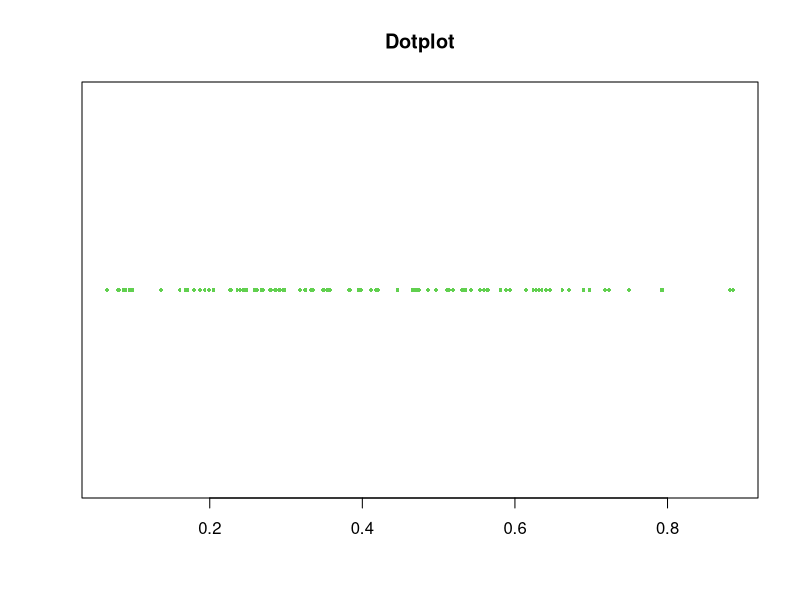
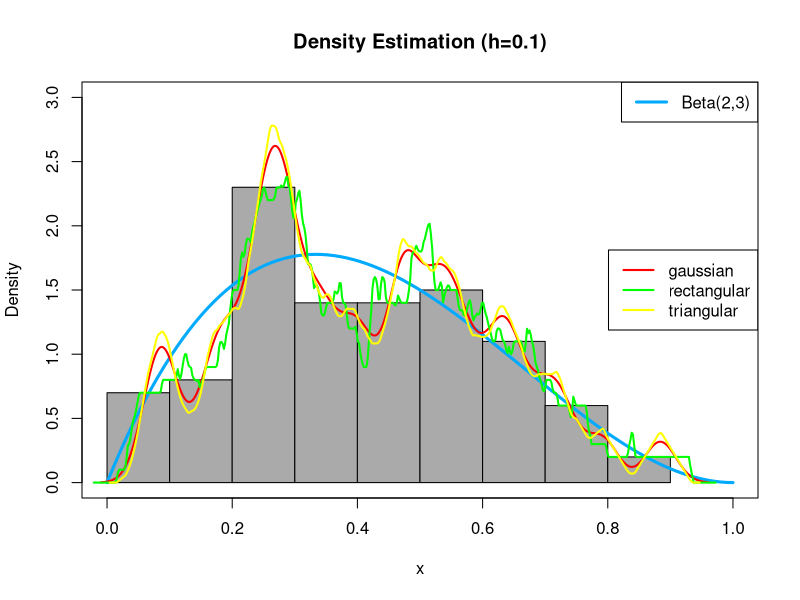
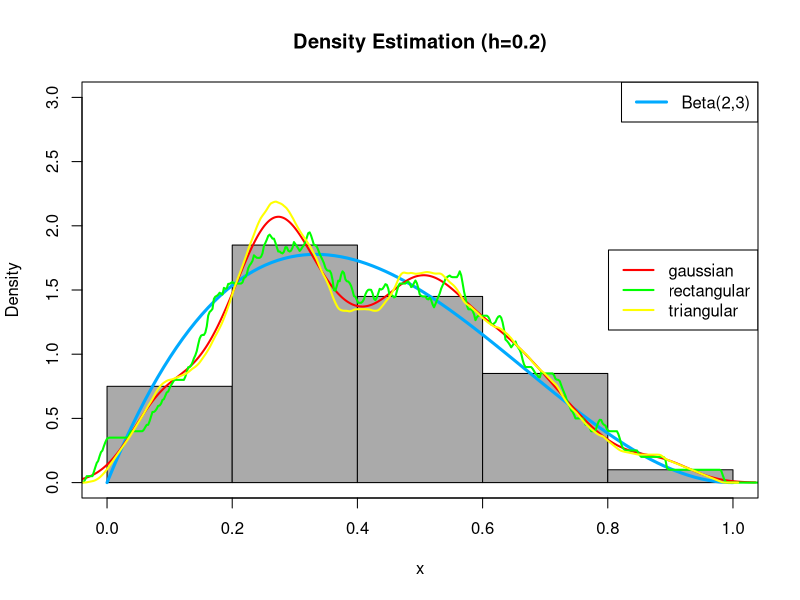
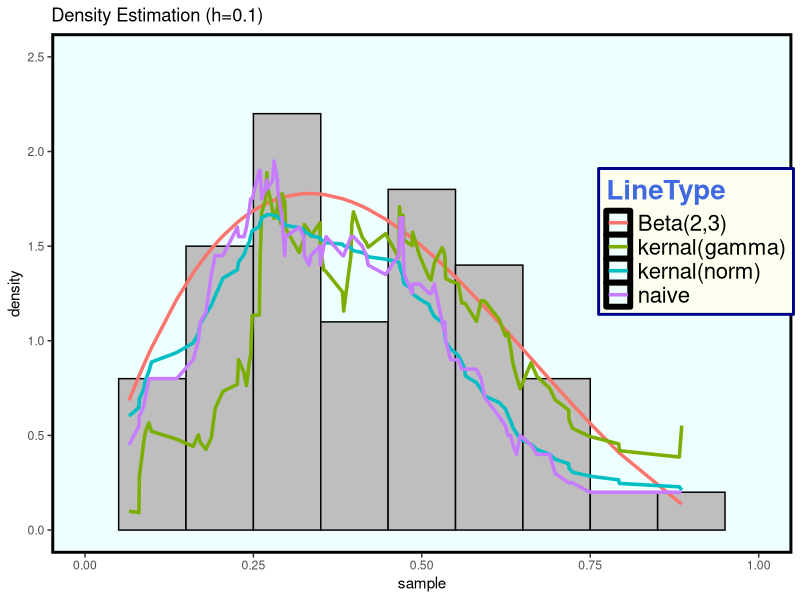
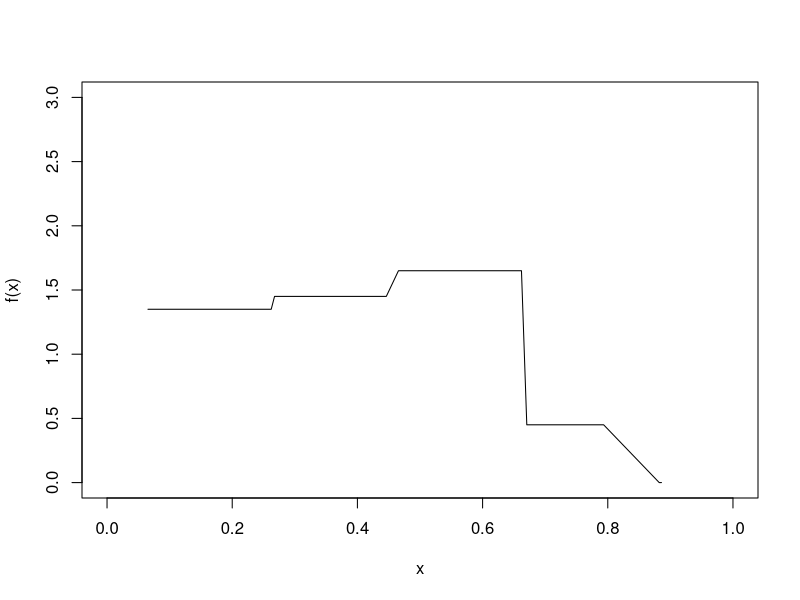
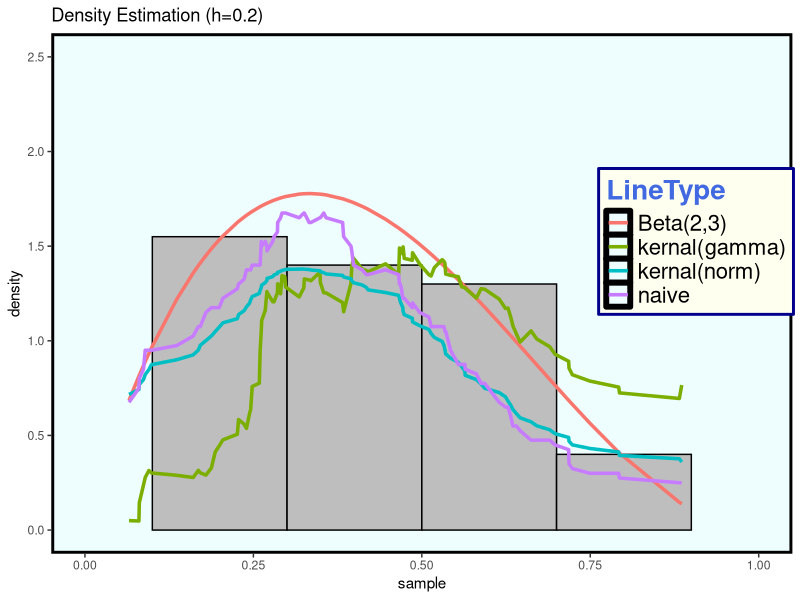

These charts were generated, in order, by the following R code:
## ---- chunk 1
library(dplyr)
options(scipen = 100)
# Question 1
# X ~ Cauchy(0,1)
# 直接算機率
1 - pcauchy(1)
# Cauchy為中心點為0的對稱分佈
# P(X>1)=0.25、P(0<X<1)=0.25
# 接著我們使用下列方法來降低變異數
# 都取1000個theta.hat去估計theta
# Monte-Carlo Integration -------------------------------------------------

N <- 1000
cauchy <- function(x){
  return(1/(pi*(1+x^2)))
}
theta.hat <- NULL
for(i in 1:1000){
  # 從cauchy抽取樣本
  x <- runif(N)
  x <- cauchy(x)
  theta.hat[i]<-mean(x)}
Mc.mean <- mean(theta.hat)
Mc.var <- var(theta.hat)
    
# Hit or miss1 ------------------------------------------------------------

N <- 1000
theta.hat <- NULL
for ( i in 1:1000){
x <- rcauchy(N)
theta.hat[i] <- mean(x > 1)}
Hm1.mean <- mean(theta.hat)
Hm1.var <- var(theta.hat)


# Hit or miss2 ------------------------------------------------------------

N <- 1000
theta.hat = NULL
for(i in 1:1000){
  x <- rcauchy(1000) %>% abs()
  theta.hat[i] <- 0.5*mean(x > 1)
}
Hm2.mean <- mean(theta.hat)
Hm2.var <- var(theta.hat)

# Hit or miss3 ------------------------------------------------------------

N <- 1000
theta.hat <- NULL
cauchy <- function(x){
  return(1/(pi*(1+x^2)))}
for(i in 1:1000){
  x <- runif(N)
  theta.hat[i] <- (1- mean(2*cauchy(x)))/2
  }
Hm3.mean <- mean(theta.hat)
Hm3.var <- var(theta.hat)

# Antithetic Variate ------------------------------------------------------

N <- 1000
AD = NULL
for( i in 1:1000){
    x <- runif(N/2)
    y <- 1 - x
    temp1 <- cauchy(x)
    temp2 <- cauchy(y)
    theta.hat[i] <-0.5 - 0.5*(mean(temp1)+mean(temp2))}
  AV.mean <- mean(theta.hat)
  AV.var <- var(theta.hat)

# 對偶變量
N = 500
theta.hat = NULL
for( i in 1:1000){
x <- runif(N)
y <- 1 - x
temp1 <- cauchy(x)
temp2 <- cauchy(y)
theta.hat[i] <- 0.5 - 0.5*(mean(temp1) + mean(temp2))}
AV.mean <- mean(theta.hat)
AV.var <- var(theta.hat)

# Importance Sampling -----------------------------------------------------

N <- 1000
hes <- function(x){
  return(1/(pi*(1 + x^(-2))))
} 

theta.hat <- NULL
for(i in 1:1000){
  U <- runif(N)
  x <- 1/U
  theta.hat[i] <- mean(hes(x))
}
Is.mean <- mean(theta.hat)
Is.var <- var(theta.hat)

ID <- (Mc.var - Is.var)/Mc.var


# Control variate ---------------------------------------------------------
# 令另一個function為1/(1+x)
N = 1000
f <- function(x){
  return(1/(1+x))
}
cauchy <- function(x){
  return(1/(pi*(1+x^2)))
}
theta.hat = NULL
for(i in 1:N){
u <- runif(1000)
B <- f(u)
A <- cauchy(u)
a <- -cov(A,B) / var(B) #est of c*

x <- runif(N)
T1 <- cauchy(x)
theta.hat[i]<-  mean(T1 + a * (f(x) -log(2, base = exp(1))))
}
Cv.mean <- mean(theta.hat)
Cv.var <- var(theta.hat)
# Stratified Sampling -----------------------------------------------------
# 切5層

cauchy <- function(x){
  return(1/(pi*(1+x^2)))
}
N <- 1000
SS = NULL
for(i in 1:N){
x1 <- runif(N/5, 0, 0.2)
x2 <- runif(N/5, 0.2, 0.4)
x3 <- runif(N/5, 0.4, 0.6)
x4 <- runif(N/5, 0.6, 0.8)
x5 <- runif(N/5, 0.8, 1)
S1 <- mean(cauchy(x1))
S2 <- mean(cauchy(x2))
S3 <- mean(cauchy(x3))
S4 <- mean(cauchy(x4))
S5 <- mean(cauchy(x5))
SS[i] <- mean(c(S1, S2, S3, S4, S5))
}
SS.mean <- mean(SS)
SS.var <- var(SS)

tmp1 <- c(Mc.mean, Hm1.mean, Hm2.mean, Hm3.mean, AV.mean, Is.mean, Cv.mean, SS.mean)
tmp2 <- c(Mc.var, Hm1.var, Hm2.var, Hm3.var, AV.var, Is.var, Cv.var, SS.var)
table <- rbind(tmp1, tmp2)
rownames(table) <- c("Mean","Variance")
colnames(table) <- c("Monte-Carlo", "Hit or miss1", "Hit or miss2", "Hit or miss3", "Antithetic",
                     " Importance", "Control", "Stratified(5)")
table

## ---- chunk 2
library(dplyr)
options(scipen = 100)
# Question 2
# define function
Q2 <- function(x){
 y <- (exp(x)-1)/(exp(1)-1)
 return(y)}
N = 1000
# Monte-Carlo Integration -------------------------------------------------

theta.hat = NULL

for(i in 1:100){
x <- runif(10000)
theta.hat[i] <- mean(Q2(x))}
Mc.mean <- mean(theta.hat)
Mc.var <-var(theta.hat)

# Antithetic Variate ------------------------------------------------------

theta.hat = NULL

for(i in 1:100){
x <- runif(10000)
y <- 1-x
temp1 <- mean(Q2(x))
temp2 <- mean(Q2(y))
theta.hat[i] <- 0.5*(temp1+temp2)}
AV.mean <- mean(theta.hat)
AV.var <- var(theta.hat)
AV2.var <- 0.5*(var(temp1))*(1 + cor(x,y))

# Importance Sampling -----------------------------------------------------

theta.hat1 = NULL
theta.hat2 = NULL
theta.hat3 = NULL
theta.hat4 = NULL
for( i in 1:N){
  
  u <- runif(N)     #f3, inverse transform method
  x <- - log(1 - u * (1 - exp(-1)))
  fg <- Q2(x) / (exp(-x) / (1 - exp(-1)))
  theta.hat1[i] <- mean(fg)
  
  u <- runif(N/2)     #f3, inverse transform method + Antithetic Variate
  v <- 1 - u
  x1 <- - log(1 - u * (1 - exp(-1)))
  x2 <- - log(1 - v * (1 - exp(-1)))
  fg1 <- Q2(x1) / (exp(-x1) / (1 - exp(-1)))
  fg2 <- Q2(x2) / (exp(-x2) / (1 - exp(-1)))
  fg <- 0.5*(fg1+fg2)
  theta.hat2[i] <- mean(fg)

  u <- runif(N)    #f4, inverse transform method
  x <- tan(pi * u / 4)
  fg <- Q2(x) / (4 / ((1 + x^2) * pi))
  theta.hat3[i] <- mean(fg)

  u <- runif(N/2)    #f4, inverse transform method + Antithetic Variate
  v <- 1 - u
  x1 <- tan(pi * u / 4)
  x2 <- tan(pi * v / 4)
  fg1 <- Q2(x1) / (4 / ((1 + x1^2) * pi))
  fg2 <- Q2(x2) / (4 / ((1 + x2^2) * pi))
  fg <- 0.5*(fg1+fg2)
  theta.hat4[i] <- mean(fg)
}

mean11 <- c(mean(theta.hat1 ),mean(theta.hat2 ),mean(theta.hat3 ),mean(theta.hat4 ))
var11 <- c(var(theta.hat1 ),var(theta.hat2 ),var(theta.hat3 ),var(theta.hat4))
mean11
var11
# Control variate ---------------------------------------------------------

f <- function(x){
  exp(x)-1}
theta.hat = NULL
for( i in 1:N){
  u <- runif(10000)
  B <- f(u)
  A <- Q2(u)
  a <- -cov(A,B) / var(B)
  u <- runif(N)
  T1 <- Q2(u)
  T2 <- T1 + a * (f(u) - exp(1)+2)
  theta.hat <- mean(T2)
  }
mean(theta.hat)
var(theta.hat)

# Stratified Sampling -----------------------------------------------------

## ---- chunk 3
library(dplyr)
library(ggplot2)
library(magrittr)
library(tidyverse)
## ---- chunk 4

# First, simulate 100 observations from a mixed distribution of beta(2,3),
# each with probability 0.5. Then, use at least 3 density estimating methods
# to smooth the observations. 
# You need to specify the parameters in the smoothing methods, 
# and compare the results.

# 取出我們要的亂數
set.seed(106354012)
m = 100
x = rbeta(m,2,3)
# 畫個點的散佈圖
stripchart(x,pch=16,cex=0.5,col=3,main="Dotplot")
# 然後畫個直方圖
y = seq(0,1,length=100)
hist( x, breaks = 10,probability = T,ylim = c(0,3),xlim= c(0,1),col = "#AAAAAA",main = "Density Estimation (h=0.1)")
# 這是真實的beta(2,3)圖形
lines(y , dbeta(y,2,3) , col = "#00AAFF" , lwd = 3)
legend("topright" , "Beta(2,3)" , lty = 1 , col="#00AAFF" , lwd = 3)
# 這是直接用套件模擬出來的函數值
kernal_g = density(x, kernel = c("gaussian"), width = 0.1)
kernal_r = density(x, kernel = c("rectangular"), width = 0.1)
kernal_t = density(x, kernel = c("triangular"), width = 0.1)
# 把他們畫在plot裡面囉
lines(kernal_g, col = "#FF0000" , lwd = 2)
lines(kernal_r, col = "#00FF00" , lwd = 2)
lines(kernal_t, col = "#FFFF00" , lwd = 2)
legend("right",legend=c("gaussian","rectangular","triangular"), col=c("#FF0000","#00FF00","#FFFF00"),lwd=2,cex=1)
box()

# (h=0.2)
hist( x, breaks = 5,probability = T,ylim = c(0,3),xlim= c(0,1),col = "#AAAAAA",main = "Density Estimation (h=0.2)")
# 這是真實的beta(2,3)圖形
lines(y , dbeta(y,2,3) , col = "#00AAFF" , lwd = 3)
legend("topright" , "Beta(2,3)" , lty = 1 , col="#00AAFF" , lwd = 3)
# 這是直接用套件模擬出來的函數值
kernal_g = density(x, kernel = c("gaussian"), width = 0.2)
kernal_r = density(x, kernel = c("rectangular"), width = 0.2)
kernal_t = density(x, kernel = c("triangular"), width = 0.2)
# 把他們畫在plot裡面囉
lines(kernal_g, col = "#FF0000" , lwd = 2)
lines(kernal_r, col = "#00FF00" , lwd = 2)
lines(kernal_t, col = "#FFFF00" , lwd = 2)
legend("right",legend=c("gaussian","rectangular","triangular"), col=c("#FF0000","#00FF00","#FFFF00"),lwd=2,cex=1)
box()
## ---- chunk 5

# 這是不想用套件的人寫的code~

set.seed(106354012)
x <- rbeta(100,2,3)
h=0.1

# histogram density estimator (直方圖)

histogram = function(x,h){
  g = function(x,a,b){
    if (x<=b & x>=a) {return(1)}
    else {return(0)}}            # 寫出一個計算個數前需要的函數
  n <- length(x)
  seq <- seq(min(x),max(x),by=h) # 從(0,1)間隔h做出切割點
  a = seq[-length(seq)]          # 每組下界
  b = seq[-1]                    # 每組上界
  ni = NULL
  for (k in 1:length(a)){
    ni[k] = sum(x<=b[k] & x>=a[k])}
  y_hat = NULL
  for (i in sort(x)){
    I=NULL
    for (j in 1:length(a)){
      gi=g(i,a[j],b[j])
      I=c(I,gi)}                 # 指標函數
    y=1/n*sum(ni/h*I)            # 模擬樣本之函數估計值 
    y_hat=c(y_hat,y)}
  return(y_hat)}                 

# naive density estimator
naive =function(x,h){
  w = function(y){
    if (abs(y)<1) {return(1/2)}
    else {return(0)}}               # 寫出公式裡的函數w
  n = length(x)
  seq = seq(min(x),max(x),length=length(x))        
  y_hat = NULL
  for (i in seq){
    W=NULL
    for (j in x){
      wi=w((i-j)/h)                        
      W=c(W,wi)}
    y=1/n*sum(1/h*W)                # 樣本之函數估計值           
    y_hat=c(y_hat,y)}
  return(y_hat)}

# kernel density estimator
# norm
kernel_norm=function(x,h){
  w=function(y){dnorm(y)}           # 核密度函數(常態)
  n = length(x)
  seq = seq(min(x),max(x),length=length(x))
  y_hat = NULL
  for (i in seq){
    W=NULL
    for (j in x){
      wi=w((i-j)/h)
      W=c(W,wi)}
    y=1/n*sum(1/h*W)
    y_hat=c(y_hat,y)}
  return(y_hat)}

# Gamma核函數
kernel_gamma=function(x,h){
  w=function(y){dgamma(y,shape = 1)}           # 核密度函數(Gamma)
  n = length(x)
  seq = seq(min(x),max(x),length=length(x))
  y_hat = NULL
  for (i in seq){
    W=NULL
    for (j in x){
      wi=w((i-j)/h)
      W=c(W,wi)}
    y=1/n*sum(1/h*W)
    y_hat=c(y_hat,y)}
  return(y_hat)}

# 將亂數帶入函數找出估計函數值(h=0.1)
y1 <- histogram(x,0.1)              #h=0.1，也可使用其他h值
y2 <- naive(x,0.1)                  #h=0.1，也可使用其他h值
y3 <- kernel_norm(x,0.1)            #h=0.1，也可使用其他h值
y4 <- kernel_gamma(x,0.1)           #h=0.1，也可使用其他h值
# 畫圖囉
xx <- sort(x)
yy <- dbeta(xx,2,3)
y2 <- naive(xx,0.1)
y3 <- kernel_norm(xx,0.1)
y4 <- kernel_gamma(xx,0.1)
data <- cbind(xx,yy,y2,y3,y4) %>% as.data.frame()
colnames(data) <- c("sample","Beta(2,3)","naive","kernal(norm)","kernal(gamma)")
LBJ <- gather(data,key = "type",value = "value",2:5)
colnames(LBJ) <- c("sample","LineType","value")  
library(magrittr)
LBJ$LineType %<>% as.factor()
library(ggplot2)
ggplot(data = LBJ) + labs(title = "Density Estimation (h=0.1)")+
  xlim(0,1)+ ylim(0,2.5) +
  geom_histogram(mapping = aes(x=sample,y=..density..),color="black",fill="gray",binwidth = 0.1)+
  geom_line(mapping = aes(x=sample,y=value,color=LineType,group=LineType),size=1.2)+
  theme(legend.title = element_text(colour="royalblue", size=20, face="bold"))+
  theme(legend.text = element_text(size = 16))+
  theme(legend.position = c(0.87,0.6))+
  theme(legend.background = element_rect(fill="#FFFFF0",size=1, linetype="solid",colour ="darkblue"))+
  theme(panel.grid.major = element_blank())+
  theme(panel.grid.minor = element_blank())+
  theme(panel.background = element_rect(fill="#EEFFFF",colour="black",size = 2))

# 畫圖囉 (h=0.2)
xx <- sort(x)
yy <- dbeta(xx,2,3)
y1 <- histogram(xx,0.2)
y2 <- naive(xx,0.2)
y3 <- kernel_norm(xx,0.2)
y4 <- kernel_gamma(xx,0.2)
data <- cbind(xx,yy,y2,y3,y4) %>% as.data.frame()
colnames(data) <- c("sample","Beta(2,3)","naive","kernal(norm)","kernal(gamma)")
LBJ <- gather(data,key = "type",value = "value",2:5)
colnames(LBJ) <- c("sample","LineType","value")  
library(magrittr)
LBJ$LineType %<>% as.factor()
plot(sort(x),y1,typ="l",xlab="x",ylab="f(x)",xlim=c(0,1), ylim=c(0,3))
library(ggplot2)
ggplot(data = LBJ) + labs(title = "Density Estimation (h=0.2)")+
  xlim(0,1)+ ylim(0,2.5) +
  geom_histogram(mapping = aes(x=sample,y=..density..),color="black",fill="gray",binwidth = 0.2)+
  geom_line(mapping = aes(x=sample,y=value,color=LineType,group=LineType),size=1.2)+
  theme(legend.title = element_text(colour="royalblue", size=20, face="bold"))+
  theme(legend.text = element_text(size = 16))+
  theme(legend.position = c(0.87,0.6))+
  theme(legend.background = element_rect(fill="#FFFFF0",size=1, linetype="solid",colour ="darkblue"))+
  theme(panel.grid.major = element_blank())+
  theme(panel.grid.minor = element_blank())+
  theme(panel.background = element_rect(fill="#EEFEFF",colour="black",size = 2))


## ---- chunk 6
library(plyr)
library(dplyr)
library(tidyverse)
library(ggplot2)
library(KernSmooth)
library(broom)
library(magrittr)
library(igraph)
